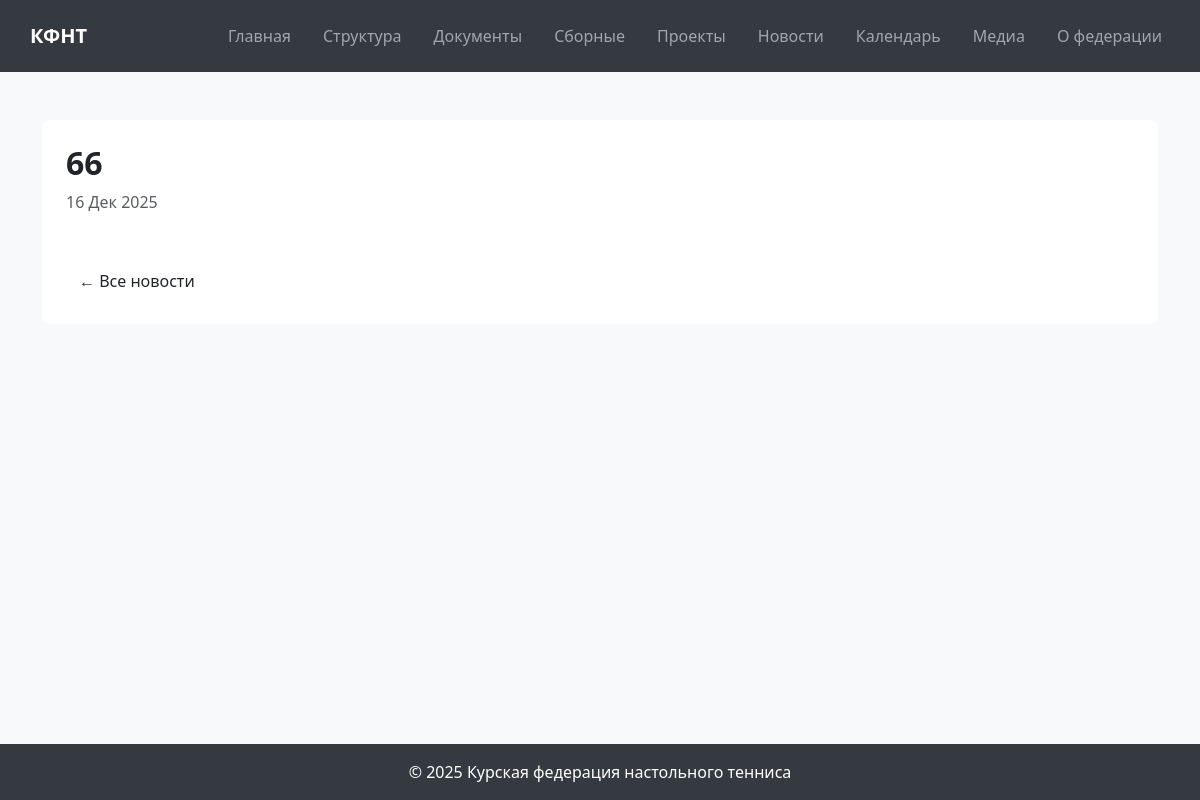
The page /news/66/ on the database as committed earlier.
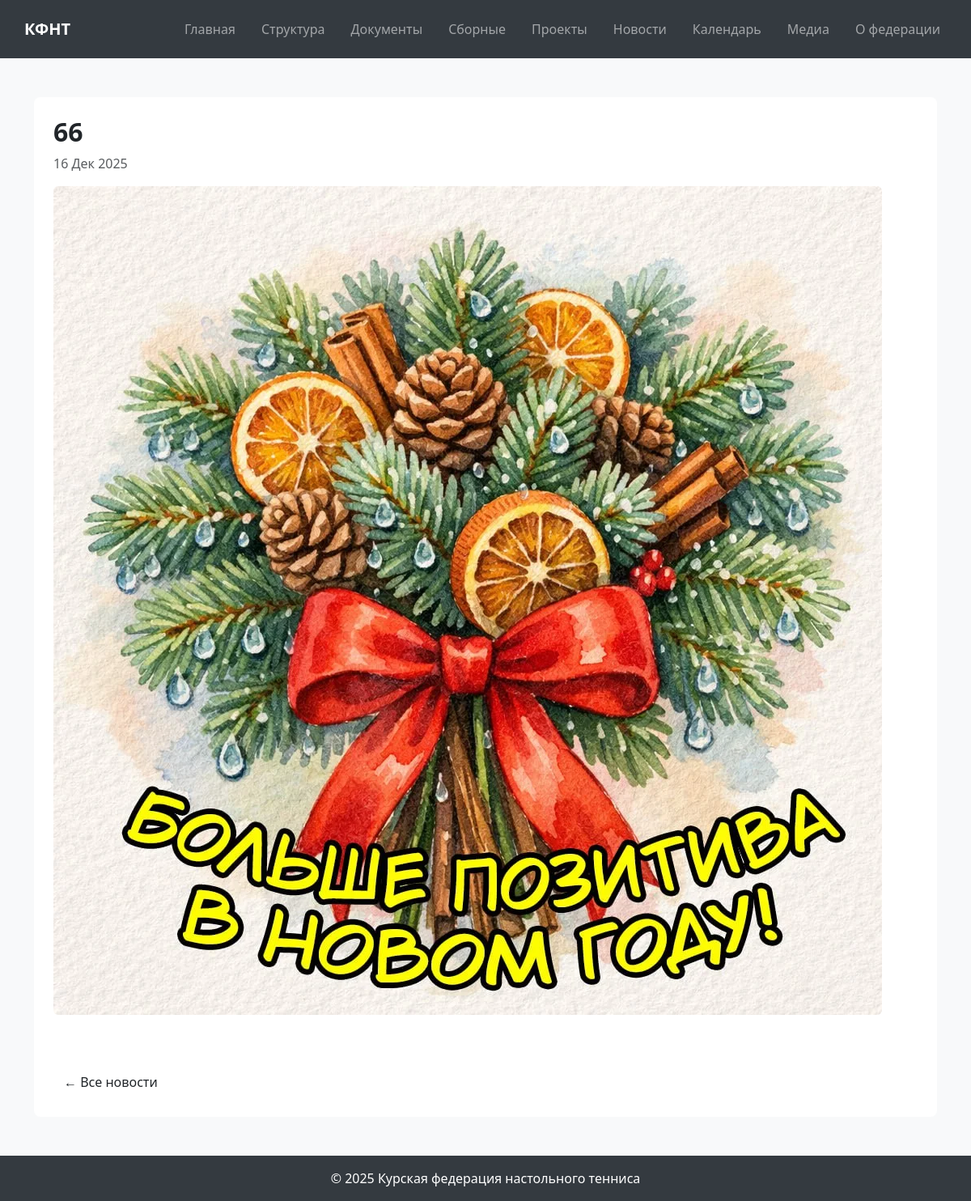
The same page on the database as committed later.
### news/models.py (models this page shows, shortened)
class News(models.Model):
    title = models.CharField(verbose_name='Заголовок', max_length=255)
    slug = models.SlugField(unique=True)
    full_description = CKEditor5Field(
    verbose_name='Полное описание',
    config_name='default'
)
    image = models.ImageField(upload_to='news/', blank=True, null=True, verbose_name='Изображение')
    created_at = models.DateTimeField(default=timezone.now, verbose_name='Дата создания')
    published = models.BooleanField(default=True, verbose_name='Опубликовано')
    class Meta:
        ordering = ['-created_at']
        verbose_name = 'Новость'
        verbose_name_plural = 'Новости'

### news/views.py (the view)
# urls.py: path('<slug:slug>/', views.NewsDetailView.as_view(), name='news_detail'),
class NewsDetailView(DetailView):
    model = News
    template_name = 'news/news_detail.html'
    context_object_name = 'news'

### templates/news/news_detail.html (shortened to what this page needs)
{% extends "base.html" %}
{% block content %}
<article class="mb-5">
    <h2 class="fw-bold">{{ news.title }}</h2>
    <p class="text-muted">{{ news.created_at|date:"d M Y" }}</p>
    {% if news.image %}
    <img src="{{ news.image.url }}" class="img-fluid rounded mb-3" alt="{{ news.title }}">
    {% endif %}
</article>
<a href="{% url 'news:news_list' %}" class="btn btn-outline-accent">← Все новости</a>
{% endblock %}

Rows that differ between the two databases and show on the page:
changed News: image: picture added
